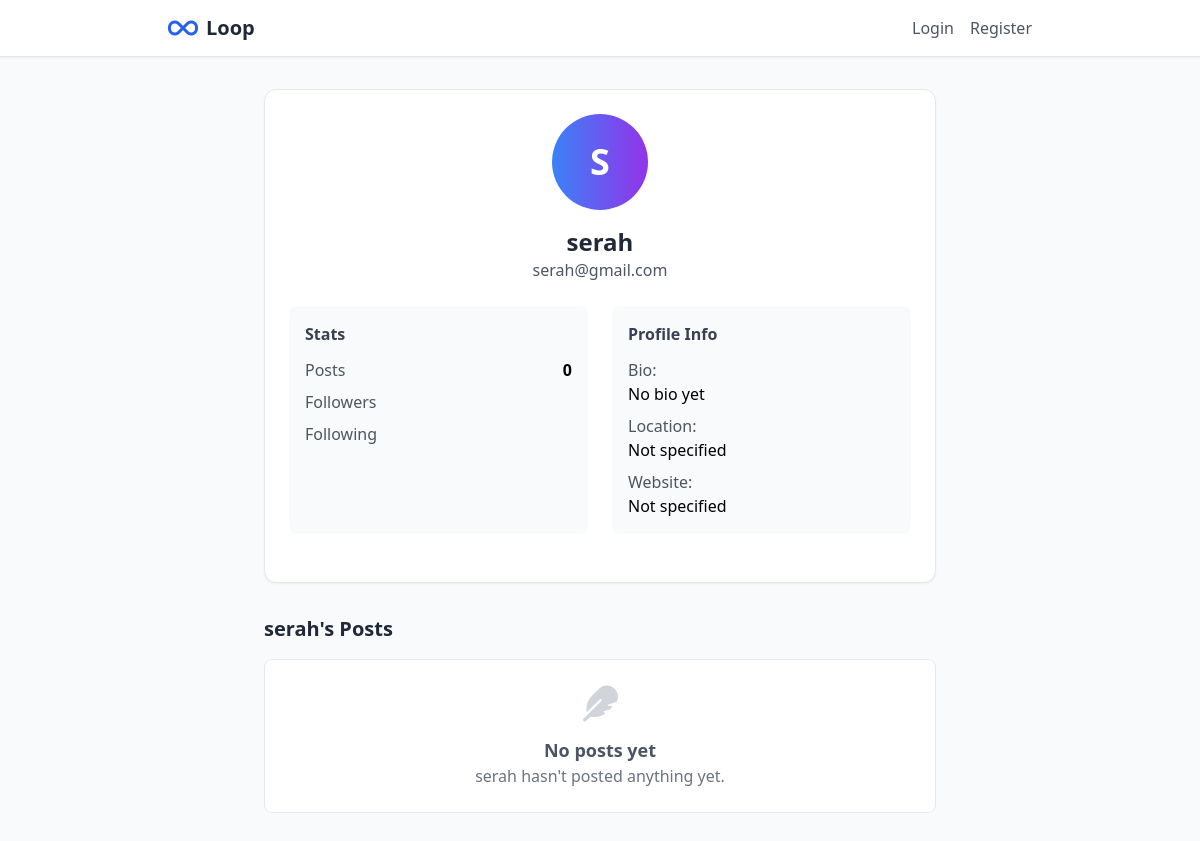
Screenshot of /profile/serah/ with the database file from the repository.
### loop_app/models.py (models this page shows, shortened)
class User(AbstractUser):
    profile_picture = models.ImageField(upload_to='profile_pics/', blank=True, null=True)
    bio = models.TextField(max_length=500, blank=True)
    website = models.URLField(blank=True)
    location = models.CharField(max_length=100, blank=True)
    class Meta:
        app_label = 'loop_app'

### loop_app/views.py (the view)
# urls.py: path('profile/<str:username>/', views.user_profile_page, name='user-profile'),
def user_profile_page(request, username):
    profile_user = get_object_or_404(User, username=username)
    return render(request, 'user_profile.html', {'profile_user': profile_user})

### loop_app/templates/user_profile.html (shortened to what this page needs)
{% extends 'base.html' %}
{% block content %}
<div class="max-w-2xl mx-auto">
    <div class="bg-white rounded-xl shadow-sm border p-6">
        <div class="text-center mb-6">
            <div class="w-24 h-24 bg-gradient-to-r from-blue-500 to-purple-600 rounded-full flex items-center justify-center text-white text-4xl font-bold mx-auto mb-4">
                {{ profile_user.username.0|upper }}
            </div>
            <h1 class="text-2xl font-bold text-gray-800">{{ profile_user.username }}</h1>
            <p class="text-gray-600">{{ profile_user.email }}</p>
        </div>
        <div class="grid grid-cols-1 md:grid-cols-2 gap-6 mb-6">
            <div class="bg-gray-50 rounded-lg p-4">
                <h3 class="font-semibold text-gray-700 mb-3">Stats</h3>
                <div class="space-y-2">
                    <div class="flex justify-between">
                        <span class="text-gray-600">Posts</span>
                        <span class="font-semibold">{{ profile_user.posts.count }}</span>
                    </div>
                    <div class="flex justify-between">
                        <span class="text-gray-600">Followers</span>
                    </div>
                    <div class="flex justify-between">
                        <span class="text-gray-600">Following</span>
                    </div>
                </div>
            </div>
            <div class="bg-gray-50 rounded-lg p-4">
                <h3 class="font-semibold text-gray-700 mb-3">Profile Info</h3>
                <div class="space-y-2">
                    <div>
                        <span class="text-gray-600">Bio:</span>
                        <p class="font-medium">{{ profile_user.bio|default:"No bio yet" }}</p>
                    </div>
                    <div>
                        <span class="text-gray-600">Location:</span>
                        <p class="font-medium">{{ profile_user.location|default:"Not specified" }}</p>
                    </div>
                    <div>
                        <span class="text-gray-600">Website:</span>
                        <p class="font-medium">
                            {% if profile_user.website %}
                                <a href="{{ profile_user.website }}" target="_blank" class="text-blue-600 hover:underline">{{ profile_user.website }}</a>
                            {% else %}
                                Not specified
                            {% endif %}
                        </p>
                    </div>
                </div>
            </div>
        </div>
    </div>
    <div class="mt-8">
        <h2 class="text-xl font-bold text-gray-800 mb-4">{{ profile_user.username }}'s Posts</h2>
        <div id="userPosts" class="space-y-4">
        </div>
    </div>
</div>
{% endblock %}

### rows the page displays
User: username.0 "S", username "serah", email "serah@gmail.com", posts.count "0", bio "No bio yet", location "Not specified"
